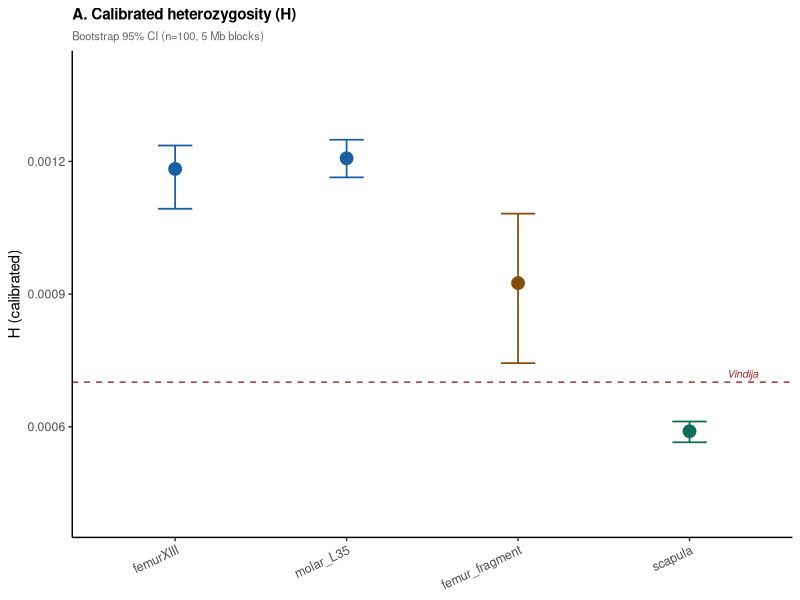
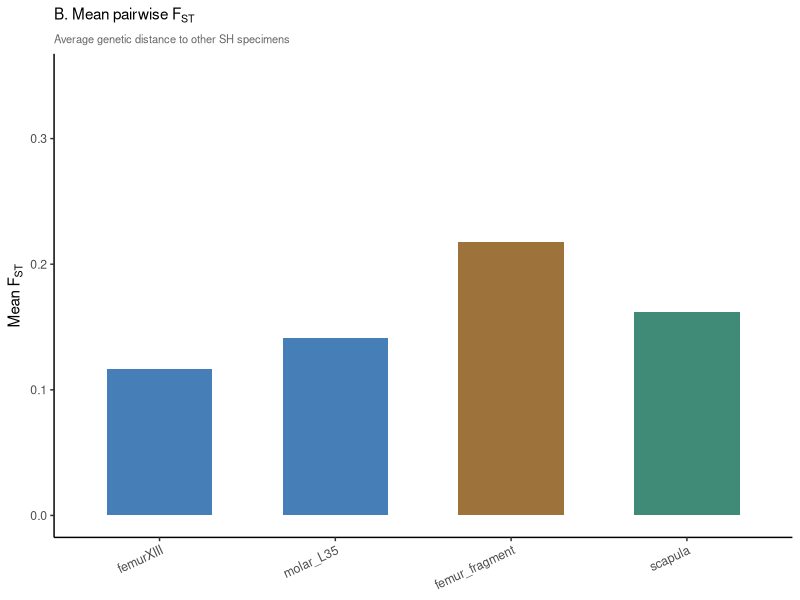
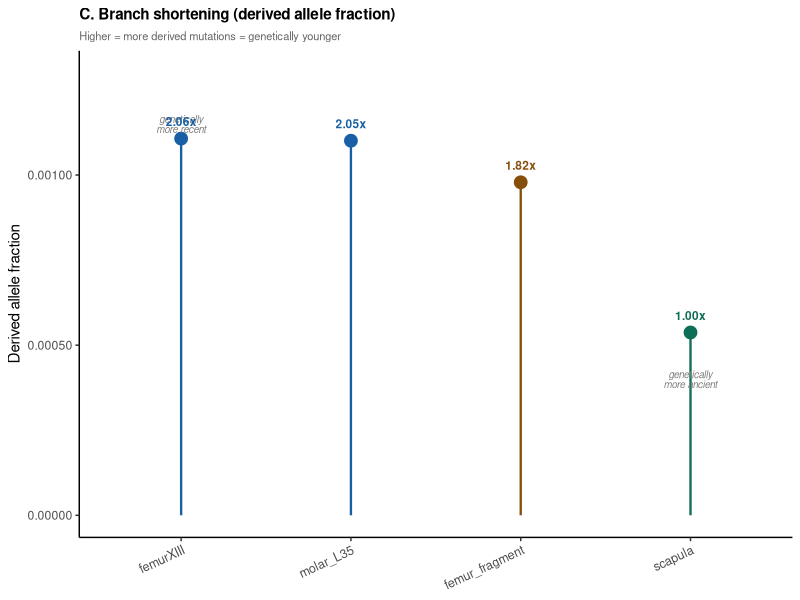

The R source for these figures, in order:
library(ggplot2)
library(gridExtra)
library(grid)

specs <- c("femurXIII", "molar_L35", "femur_fragment", "scapula")
cols  <- c("#185FA5", "#185FA5", "#854F0B", "#0F6E56")

# Panel A: H calibrada con IC95%
h_data <- data.frame(
  specimen = factor(specs, levels=specs),
  H    = c(0.001183, 0.001207, 0.000925, 0.000590),
  lo   = c(0.001093, 0.001164, 0.000744, 0.000565),
  hi   = c(0.001236, 0.001249, 0.001082, 0.000612),
  col  = cols
)

pA <- ggplot(h_data, aes(x=specimen, y=H, color=col)) +
  geom_point(size=4) +
  geom_errorbar(aes(ymin=lo, ymax=hi), width=0.2, linewidth=0.6) +
  geom_hline(yintercept=0.000701, color="#A32D2D", linetype="dashed", linewidth=0.5) +
  annotate("text", x=4.4, y=0.000720, label="Vindija", color="#A32D2D",
           size=2.8, hjust=1, fontface="italic") +
  scale_color_identity() +
  scale_y_continuous(limits=c(0.0004, 0.0014),
                     labels=function(x) sprintf("%.4f", x)) +
  labs(title="A. Calibrated heterozygosity (H)",
       subtitle="Bootstrap 95% CI (n=100, 5 Mb blocks)",
       y="H (calibrated)", x=NULL) +
  theme_classic(base_size=11) +
  theme(plot.background=element_rect(fill="white", color=NA),
        plot.title=element_text(size=11, face="bold"),
        plot.subtitle=element_text(size=8, color="grey40"),
        axis.text.x=element_text(angle=25, hjust=1, size=9))

# Panel B: FST (distancia media al resto)
fst_mat <- matrix(c(
  0,     0.041, 0.302, 0.123,
  0.041, 0,     0.284, 0.241,
  0.302, 0.284, 0,     0.285,
  0.123, 0.241, 0.285, 0
), 4, 4, byrow=TRUE)
rownames(fst_mat) <- colnames(fst_mat) <- specs

mean_fst <- rowMeans(fst_mat)

fst_data <- data.frame(
  specimen = factor(specs, levels=specs),
  fst_mean = mean_fst,
  col = cols
)

pB <- ggplot(fst_data, aes(x=specimen, y=fst_mean, fill=col)) +
  geom_col(width=0.6, alpha=0.8) +
  scale_fill_identity() +
  labs(title=expression(paste("B. Mean pairwise ", F[ST])),
       subtitle="Average genetic distance to other SH specimens",
       y=expression(paste("Mean ", F[ST])), x=NULL) +
  scale_y_continuous(limits=c(0, 0.35)) +
  theme_classic(base_size=11) +
  theme(plot.background=element_rect(fill="white", color=NA),
        plot.title=element_text(size=11, face="bold"),
        plot.subtitle=element_text(size=8, color="grey40"),
        axis.text.x=element_text(angle=25, hjust=1, size=9))

# Panel C: Branch shortening (derived fraction)
bs_data <- data.frame(
  specimen = factor(specs, levels=specs),
  derived  = c(0.00110710, 0.00110084, 0.00097869, 0.00053725),
  col = cols
)
bs_data$ratio <- bs_data$derived / min(bs_data$derived)

pC <- ggplot(bs_data, aes(x=specimen, y=derived, color=col)) +
  geom_point(size=4) +
  geom_segment(aes(x=specimen, xend=specimen, y=0, yend=derived),
               linewidth=0.8) +
  scale_color_identity() +
  annotate("text", x=1, y=0.00115,
           label="genetically\nmore recent", size=2.5,
           color="grey50", fontface="italic", lineheight=0.85) +
  annotate("text", x=4, y=0.00040,
           label="genetically\nmore ancient", size=2.5,
           color="grey50", fontface="italic", lineheight=0.85) +
  geom_text(aes(label=sprintf("%.2fx", ratio), y=derived+0.00005),
            size=3, show.legend=FALSE, fontface="bold") +
  labs(title="C. Branch shortening (derived allele fraction)",
       subtitle="Higher = more derived mutations = genetically younger",
       y="Derived allele fraction", x=NULL) +
  scale_y_continuous(limits=c(0, 0.0013),
                     labels=function(x) sprintf("%.5f", x)) +
  theme_classic(base_size=11) +
  theme(plot.background=element_rect(fill="white", color=NA),
        plot.title=element_text(size=11, face="bold"),
        plot.subtitle=element_text(size=8, color="grey40"),
        axis.text.x=element_text(angle=25, hjust=1, size=9))

# Combine
title_grob <- textGrob(
  "Three independent estimators converge: Sima de los Huesos specimens (~430 ka)",
  gp=gpar(fontsize=13, fontface="bold"))

subtitle_grob <- textGrob(
  paste0("Blue = Cluster A (MIS 11 interglacial)  |  ",
         "Green = Cluster B (MIS 12 glacial)  |  ",
         "Brown = Outlier"),
  gp=gpar(fontsize=9, col="grey40"))

p_combined <- arrangeGrob(
  title_grob, subtitle_grob,
  pA, pB, pC,
  nrow=5,
  heights=c(0.06, 0.04, 1, 1, 1)
)

ggsave("~/PopSize/results/three_panel_convergence.png",
       p_combined, width=8, height=12, dpi=300, bg="white")
ggsave("~/PopSize/results/three_panel_convergence.pdf",
       p_combined, width=8, height=12, device="pdf", bg="white")

cat("✓ Figura 3 paneles guardada\n")
